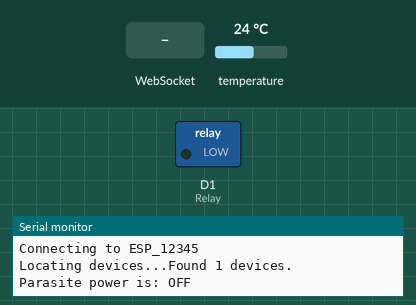
A sketch run on a simulated ESP8266 (NodeMCU). Parts: switched loads named in the sketch (green lamp = pin HIGH), the last lines printed to the serial monitor. The inputs (shaded band) are chosen by the test bench; at power-on: temperature 24 °C. WiFi joins after 1.5 s; servers stay silent unless stated; EEPROM starts erased.

Above: at 2.7 s.
2.8 s: WebSocket text ">SETPOINT<" received
At 4.3 s:
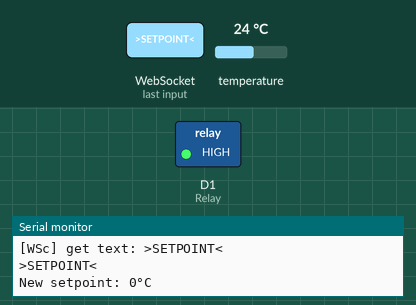
4.6 s: WebSocket text "?TEMP" received
6.2 s: WebSocket text "21" received
Timing chart, 0 to 9.2 s (numbered marks = the images above; inputs shaded):
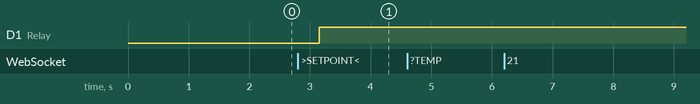

Measured:
- after the input at 2.8 s, D1 (Relay): LOW → HIGH after 0.35 s

The sketch:

ws_client.ino
```cpp
#include <Arduino.h>
#include <EEPROM.h>
#include <ESP8266WiFi.h>
#include <OneWire.h>
#include <DallasTemperature.h>
#define USE_SERIAL Serial

#include <WebSocketsClient.h>
WebSocketsClient webSocket;
const char* ssid = "ESP_12345";
const char* password = "12345678";

// Dallas DS18B20
#define ONE_WIRE_BUS D2
OneWire oneWire(ONE_WIRE_BUS);
DallasTemperature sensors(&oneWire);
DeviceAddress ds18b20;

#define Relay D1
float Temperature = 25.0F;
float Setpoint = 25.0F;
uint32_t updateTempTime = millis();

void setup(void) {
  Serial.begin(115200);
  WiFi.mode(WIFI_STA);
  WiFi.begin(ssid, password);
  pinMode(Relay, OUTPUT);
  Serial.print("\nConnecting to "); Serial.println(ssid);
  uint8_t i = 0;
  while (WiFi.status() != WL_CONNECTED && i++ < 20) {
    delay(500);
    if (i == 21) {
      Serial.print("Could not connect to");
      Serial.println(ssid);
    }
  }

  webSocket.begin("10.10.10.10", 80, "/");
  webSocket.onEvent(webSocketEvent);
  webSocket.setReconnectInterval(5000);

  sensors.begin();
  // locate devices on the bus
  Serial.print("Locating devices...");
  Serial.print("Found ");
  Serial.print(sensors.getDeviceCount(), DEC);
  Serial.println(" devices.");

  // report parasite power requirements
  Serial.print("Parasite power is: ");
  if (sensors.isParasitePowerMode()) Serial.println("ON");
  else Serial.println("OFF");
  if (!sensors.getAddress(ds18b20, 0)) Serial.println("Unable to find address for Device 0");
  sensors.setResolution(ds18b20, 10);

  EEPROM.begin(32);
  readEEprom();
}


void loop(void) {
  if(millis() - updateTempTime > 1000){
    sensors.requestTemperatures();
    Temperature = sensors.getTempC(ds18b20);
  }
  if(Temperature > Setpoint + 0.5F){
    digitalWrite(Relay, HIGH);
  }

  if(Temperature < Setpoint - 0.5F){
    digitalWrite(Relay, LOW);
  }

  webSocket.loop();
}


void readEEprom(){
  uint16_t adr = 0;
  EEPROM.get(adr, Setpoint);
  // First boot on fresh ESP8266
  if( Setpoint > 100 ) Setpoint = 25.0F;
}


void webSocketEvent(WStype_t type, uint8_t * payload, size_t length) {
  switch(type) {
    case WStype_DISCONNECTED:
      USE_SERIAL.printf("[WSc] Disconnected!\n");
      break;
    case WStype_CONNECTED:
      USE_SERIAL.printf("[WSc] Connected to url: %s\n", payload);
      break;
    case WStype_BIN:
      break;
    case WStype_TEXT:
      USE_SERIAL.printf("[WSc] get text: %s\n", payload);
      String msg = "";
      for(size_t i=0; i < length; i++)
        msg += (char) payload[i];
      USE_SERIAL.printf("%s\n",msg.c_str());

      if(msg.indexOf("?TEMP") > -1){
        USE_SERIAL.printf("Water temperature: %d°C\n", (int)Temperature);
        char ws_buffer[10];
        sprintf(ws_buffer, ">%d.%2d<", (int)Temperature, (int)(Temperature*100)%100);
        webSocket.sendTXT(ws_buffer);
      }

      if(msg.indexOf(">SETPOINT<") > -1){
        Setpoint = msg.substring(msg.indexOf(">SETPOINT<")).toFloat();
        uint16_t adr = 0;
        EEPROM.put(0, Setpoint);
        EEPROM.commit();
        USE_SERIAL.printf("New setpoint: %d°C\n", (int)Setpoint);
        webSocket.sendTXT("OK");
      }
      break;

  }

}
```
